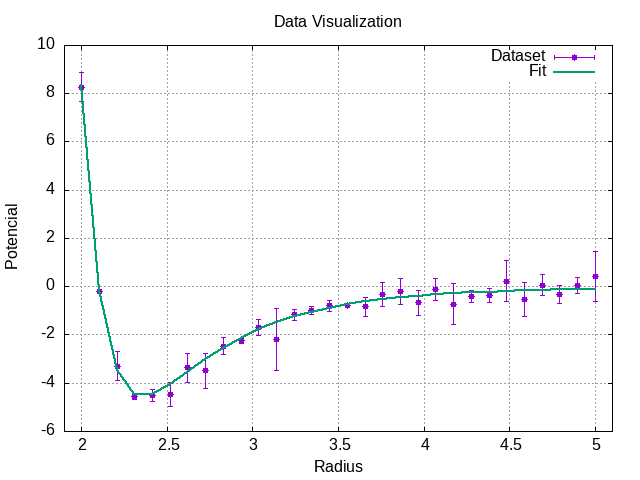

Write the gnuplot code that produced this figure.
set terminal png
set grid

set output "plot.png"
set title "Data Visualization"

set xlabel "Radius"
set ylabel "Potencial"

set xrange [1.9:5.1]

plot \
	"dataset.dat" using 1:2:3 with yerrorbars title "Dataset" pt 7, \
	"fit.dat" title "Fit" with lines lw 2
